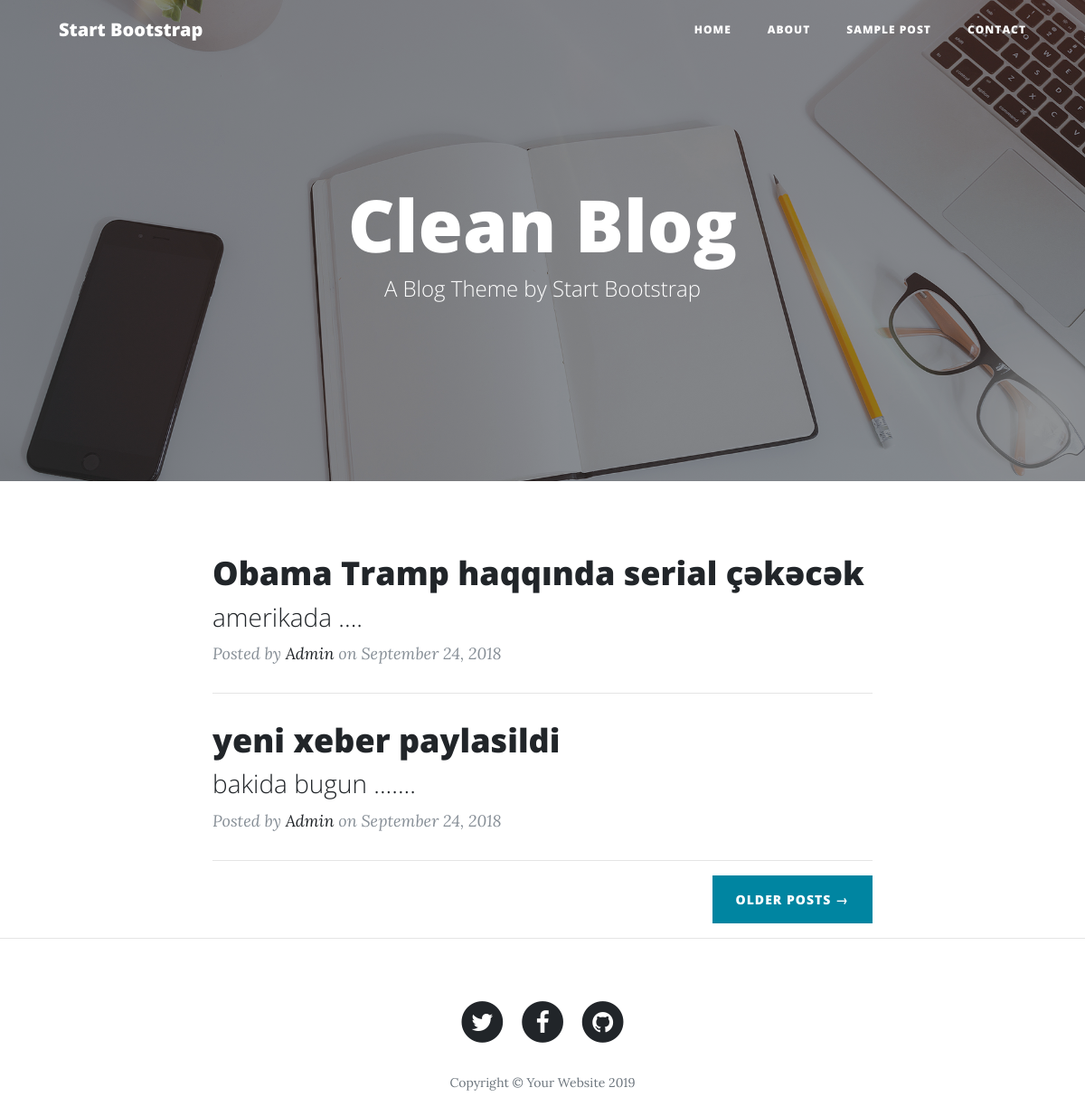
The page / on the database its author committed.
### tables this page shows
CREATE TABLE `xeber` (
  `id` int(255) NOT NULL,
  `id_basliq` text NOT NULL,
  `id_qbasliq` text NOT NULL,
  `id_xeber` text NOT NULL
);

### index.php (the view, shortened to what this page needs)
<?php include 'bheader.php'  ?>
    <header class="masthead" style="background-image: url('img/home-bg.jpg')">
      <div class="overlay"></div>
      <div class="container">
        <div class="row">
          <div class="col-lg-8 col-md-10 mx-auto">
            <div class="site-heading">
              <h1>Clean Blog</h1>
              <span class="subheading">A Blog Theme by Start Bootstrap</span>
            </div>
          </div>
        </div>
      </div>
    </header>
    <div class="container">
      <div class="row">
        <div class="col-lg-8 col-md-10 mx-auto">
  <?php $db= new PDO ("mysql:host=localhost;dbname=blog;charset=utf8","root","");
$query = $db->query("SELECT * FROM xeber ORDER BY id DESC", PDO::FETCH_ASSOC );
if ( $query->rowCount() ){
     foreach( $query as $say ){ ?>
          <div class="post-preview">
            <a href="post.php?yazi_id=<?php echo $say['id']; ?>">
              <h2 class="post-title">
                <?php echo $say['id_basliq'];   ?>
              </h2>
              <h3 class="post-subtitle">
               <?php echo $say['id_qbasliq'];   ?>
              </h3>
            </a>
            <p class="post-meta">Posted by
              <a href="">Admin</a>
              on September 24, 2018</p>
          </div>
          <hr>
    <?php  }
}
    ?>
          <div class="clearfix">
            <a class="btn btn-primary float-right" href="#">Older Posts &rarr;</a>
          </div>
        </div>
      </div>
    </div>
    <hr>
    <?php include 'bfooter.php'; ?>

### bheader.php (shortened to what this page needs)
<!DOCTYPE html>
<html lang="en">
  <head>
    <link href="vendor/bootstrap/css/bootstrap.min.css" rel="stylesheet">
    <link href="vendor/font-awesome/css/font-awesome.min.css" rel="stylesheet" type="text/css">
    <link href="css/clean-blog.min.css" rel="stylesheet">
  </head>
  <body>
    <nav class="navbar navbar-expand-lg navbar-light fixed-top" id="mainNav">
      <div class="container">
        <a class="navbar-brand" href="index.php">Start Bootstrap</a>
        <div class="collapse navbar-collapse" id="navbarResponsive">
          <ul class="navbar-nav ml-auto">
            <li class="nav-item">
              <a class="nav-link" href="index.php">Home</a>
            </li>
            <li class="nav-item">
              <a class="nav-link" href="about.php">About</a>
            </li>
            <li class="nav-item">
              <a class="nav-link" href="post.php">Sample Post</a>
            </li>
            <li class="nav-item">
              <a class="nav-link" href="contact.php">Contact</a>
            </li>
          </ul>
        </div>
      </div>
    </nav>

### bfooter.php (shortened to what this page needs)
    <footer>
      <div class="container">
        <div class="row">
          <div class="col-lg-8 col-md-10 mx-auto">
            <ul class="list-inline text-center">
              <li class="list-inline-item">
                <a href="#">
                  <span class="fa-stack fa-lg">
                    <i class="fa fa-circle fa-stack-2x"></i>
                    <i class="fa fa-twitter fa-stack-1x fa-inverse"></i>
                  </span>
                </a>
              </li>
              <li class="list-inline-item">
                <a href="#">
                  <span class="fa-stack fa-lg">
                    <i class="fa fa-circle fa-stack-2x"></i>
                    <i class="fa fa-facebook fa-stack-1x fa-inverse"></i>
                  </span>
                </a>
              </li>
              <li class="list-inline-item">
                <a href="#">
                  <span class="fa-stack fa-lg">
                    <i class="fa fa-circle fa-stack-2x"></i>
                    <i class="fa fa-github fa-stack-1x fa-inverse"></i>
                  </span>
                </a>
              </li>
            </ul>
            <p class="copyright text-muted">Copyright &copy; Your Website 2019</p>
          </div>
        </div>
      </div>
    </footer>
  </body>
</html>

### rows shown on the page
xeber: id_basliq "Obama Tramp haqqında serial çəkəcək", id_qbasliq "amerikada ...."
xeber: id_basliq "yeni xeber paylasildi", id_qbasliq "bakida bugun ......."
